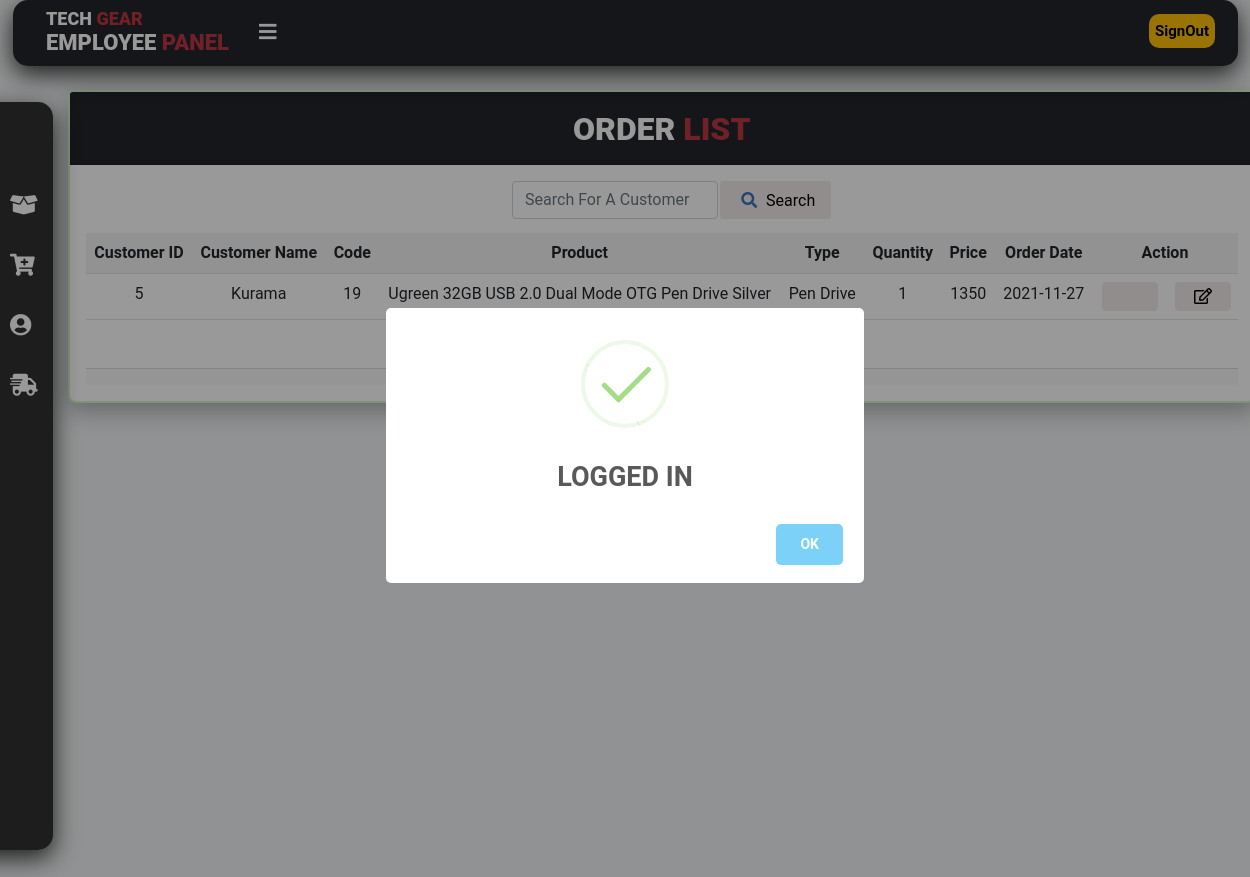
/employee.php (signed in), run on the app's committed database.
### tables this page shows
CREATE TABLE `orderlist` (
  `customer_id` int(100) NOT NULL,
  `customer_name` varchar(100) NOT NULL,
  `customer_phone` int(100) NOT NULL,
  `customer_address` varchar(100) NOT NULL,
  `product_id` int(100) NOT NULL,
  `product_name` varchar(100) NOT NULL,
  `product_type` varchar(100) NOT NULL,
  `quantity` int(100) NOT NULL,
  `total_price` int(100) NOT NULL,
  `status` int(100) NOT NULL,
  `order_date` datetime NOT NULL DEFAULT current_timestamp() ON UPDATE current_timestamp()
);

### employee.php (the view, shortened to what this page needs)
<!DOCTYPE html>
<html lang="en">
<head>
    <link rel="stylesheet" href="https://pro.fontawesome.com/releases/v5.10.0/css/all.css"/>
    <link href="https://cdn.jsdelivr.net/npm/bootstrap@5.1.3/dist/css/bootstrap.min.css" rel="stylesheet">
    <link rel="stylesheet" href="employee.css">
</head>
<body>
<header>
    <label for="check">
<i class="fas fa-bars" id="sidebar-btn"></i>
</label>
<div class="left-area">
<h3>Tech <span>Gear</span></h3>
</div>
<div class="right-area">
<h3>Employee <span>Panel</span> </h3>
<button  type="button" onclick="document.location='logout.php'" class="btn btn-warning">SignOut</button>
</div>
</header>
<div class="sidebar">
          <center>
            <h4>Welcome</h4>
          </center>
<a href="employee.php"><i class="fas fa-box-open"></i><span>Order Details</span> </a>
<a href="emp_product.php"><i class="fas fa-cart-plus"></i><span>Product Details</span> </a>
<a href="emp_customer.php"><i class="fas fa-user-circle"></i><span>Customer Details</span> </a>
<a href="emp_ship.php"><i class="fas fa-shipping-fast"></i><span>Shipping Details</span> </a>
</div>
<div class="content">
<div class="card text-center">
  <div class="card-header">
   <h2>Order<span> List</span></h2>
  </div>
  <div class="card-body">
    <div class="card-title"><div class="input-group mb-3">
            <form action="emp_ordersearch.php" method="POST">
            <input type="text" name="search" class="form-control" placeholder="Search For A Customer" autocomplete="off" required>
            <button type="submit" name="submit" class="btn btn-light"><i class="fas fa-search"></i>&nbsp;Search</button></div>
    <p class="card-text"><table class="table table-striped table-hover">
    <tr>
    <th>Customer&nbsp;ID </th>
    <th>Customer Name </th>
    <th>Code</th>
    <th>Product</th>
    <th>Type</th>
    <th>Quantity</th>
    <th>Price</th>
    <th>Order&nbsp;Date </th>
    <th colspan ="4">Action</th>
  </tr>
  <?php
  include 'connect.php';
mysqli_select_db($connection,'store');
$display = "select *from orderlist ";
$display_result = mysqli_query($connection,$display);
$sum = "Select count(customer_id) as total from orderlist";
$run = mysqli_query($connection,$sum);
$result = mysqli_fetch_assoc($run);
while($fetch_display = mysqli_fetch_assoc($display_result))
{
  $query = "select DATE(order_date) as date from orderlist";
  $run = mysqli_query($connection,$query);
  $fetch = mysqli_fetch_assoc($run);
  ?>
<tr>
    <td><?php echo $fetch_display['customer_id']?></td>
    <td><?php echo $fetch_display['customer_name']?></td>
    <td><?php echo $fetch_display['product_id']?></td>
    <td><?php echo $fetch_display['product_name']?></td>
    <td><?php echo $fetch_display['product_type']?></td>
    <td><?php echo $fetch_display['quantity']?></td>
    <td ><?php echo $fetch_display['total_price']?></td>
    <td><?php echo $fetch['date']?></td>
    <?php echo' <td> <a class="btn btn-light" href="ship.php?productid='.$fetch_display['product_id'].'role="button"><i class="far fa-shipping-fast"></i><b></b></a></td>'?>
    <?php echo' <td> <a class="btn btn-light" href="emp_orderedit.php?productid='.$fetch_display['product_id'].' & customerid='.$fetch_display['customer_id'].'role="button"><i class="far fa-edit"></i><b></b></a></td>'?>
</tr> <?php }?>
</table></p>
<b>Total Order Placed : <?php echo $result['total']?></b>
  </div>
</div>
</div>
</body>
</html>

### employee.css (style rules this page uses)
* { margin: 0 ; padding: 0 ; font-family: "Roboto", sans-serif; }
body { margin: 0 ; padding: 0 ; font-family: "Roboto", sans-serif; background:#f0f3f4; }
header { position: fixed; background: #22242A; padding: 33px; width: 98%; height: 32px; box-shadow: 0px 8px 24px rgba(0,0,0,0.8); left: 13px; border-radius: 15px; z-index: 9; top: 0px; }
.left-area h3 { color: #fff; margin: 0; text-transform: uppercase; font-size: 18px; font-weight:900; margin-top: -49px; }
.left-area span { color: #bb3742; }
.right-area h3 { color: #fff; margin: 0; text-transform: uppercase; font-size: 22px; font-weight:900; }
.right-area span { color:#bb3742; }
.btn-warning { padding: 6px; float: right; margin-top: -42px; margin-right:-10px; font-size:15px; font-weight:600; color: rgb(0, 0, 0); transition: 0.6s; transition-property:background; outline: none; border: none; border-radius:10px; }
.sidebar { background-color: rgba(0, 0, 0, 0.8); z-index: 3; margin-top: 86px; padding-top: 35px; position: fixed; left: 12px; width: 253px; height: 84%; box-sizing: border-box; transition: 0.5s; transition-property: left; box-shadow: 0px 8px 24px rgba(0,0,0,0.8); border-radius:15px; top: 16px; }
.sidebar h4 { color: #fff; margin-top: 0; margin-bottom: 20px; font-size: 16px; }
.sidebar a { color: #fff; display: block; width: 100%; line-height: 60px; text-decoration: none; padding-left: 40px; box-sizing: border-box; transition:0.4s; transition-property: background; }
.sidebar i { padding-right: 15px; }
label #sidebar-btn { z-index: 1; color: #fff; position: fixed; cursor: pointer; left: 259px; font-size: 20px; margin: 5px 0; transition: 0.5s; transition-property: all; transition-property: color; top: 17px; }
#check:checked ~ .sidebar { left: -200px; }
#check:checked ~ .sidebar a { font-size: 22px; margin-left: 170px; width: 80px; }
.content { margin-left:250px; width: 100%; height: 100vh; transition: 0.5s; }
#check:checked ~ .content { margin-left:40px; }
.card { position: relative; display: flex; flex-direction: column; min-width: 0; word-wrap: break-word; background-color: #fff; background-clip: border-box; border: 2px solid #caf1c3d9; border-radius: 8px; width: 95%; left: 28px; z-index: 0; margin-top: 90px; box-shadow: 0px 8px 24px rgba(0,0,0,0.3); }
.card-header { padding: 0.5rem 1rem; margin-bottom: 0; background-color: rgba(0,0,0,.03); border-bottom: 1pxsolid rgba(0,0,0,.125); background: #22242A; }
.card-body { flex: 1 1 auto; padding: 1rem 1rem; }
.card-header h2 { color: #ffff; text-transform: uppercase; font-weight:900; margin-top:10px ; }
.card-header span { color: #bb3742; font-weight:900; margin-top:10px ; }
.card .fas { margin: 6px; color: #3775bb; }
.btn-light { width: 56px; outline: none; border-radius: 0px; border-top-left-radius: 0px; border-bottom-left-radius: 0px; margin-bottom: 0px; position: relative; transition: 0.4s all; border: none; line-height: 16px; left: 3%; border-radius: 4px; transition: ease-in-out 0.9s; background :rgb(243, 235, 235); }
.btn .fas { margin: 5px; }
.input-group { position: block; display: flex; flex-wrap: wrap; align-items: stretch; width: 206px; left: 37%; }
.input-group .btn { position: block; z-index: 2; top: -50%; left: 78%; width: 54%; border-radius: 3px; line-height: 24px; }
.card-text { margin-top: -40px; }

### data on the page
orderlist: customer_id "5", customer_name "Kurama", product "19", product_name "Ugreen 32GB USB 2.0 Dual Mode OTG Pen Drive Silver", product_type "Pen Drive", quantity "1", total_price "1350", date "2021-11-27"
